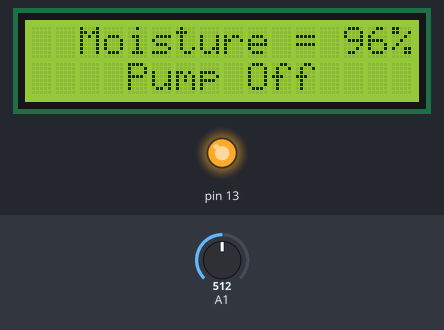
A sketch run on a simulated Arduino Uno, built with avr-gcc and run on an emulated ATmega328P. Parts: 16×2 character LCD, output pins drawn as LEDs (lit = HIGH). Inputs (shaded band) come from the test bench; at power-on: A1 = 512. What the sketch prints to the serial monitor is not drawn.

Above: at 3.2 s.
3.3 s: A1 set to 965
At 4.1 s:
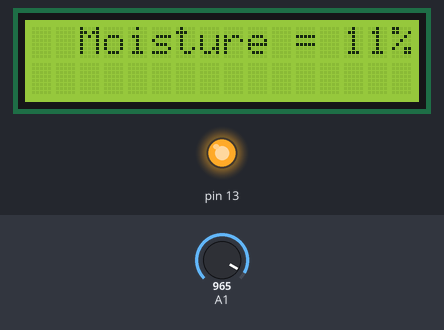
5.7 s: A1 set to 993
At 6.9 s:
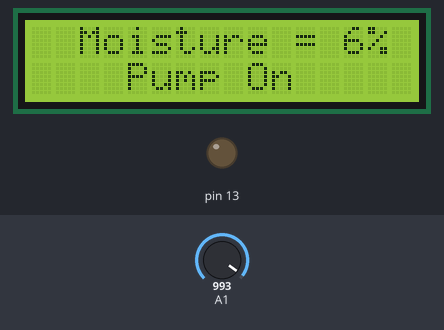
9.2 s: A1 set to 900
At 9.8 s:
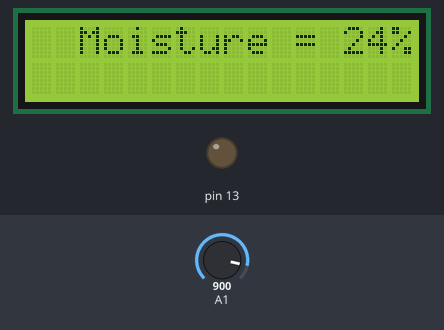
Timing chart, 0 to 12.2 s (numbered marks = the images above; inputs shaded):
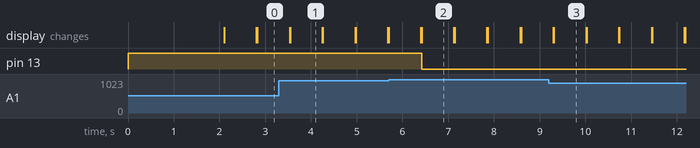

The sketch:

arduino_uno_code_prod.ino
```cpp
#include <Wire.h>
#include <LiquidCrystal_I2C.h>

int soilMoistureValue = 0;
int percentage = 0;

// Initialize the LCD with the I2C address (typically 0x27 or 0x3F)
LiquidCrystal_I2C lcd(0x27, 16, 2);

void setup()
{
  pinMode(13, OUTPUT);
  digitalWrite(13, HIGH); // Start with the pump off
  Serial.begin(9600);

  // Initialize the LCD
  lcd.init();
  lcd.backlight();
  lcd.setCursor(0, 0);
  lcd.print("Initializing...");
  delay(2000); // Wait for 2 seconds
  lcd.clear();
}

void loop()
{
  soilMoistureValue = analogRead(A1);
  percentage = map(soilMoistureValue, 490, 1023, 100, 0);

  // Display soil moisture percentage on the LCD
  lcd.setCursor(2, 0);
  lcd.print("Moisture = ");
  lcd.print(percentage);
  lcd.print("%");

  // Control the pump based on soil moisture percentage
  if (percentage < 10)
  {
    lcd.setCursor(4, 1);
    lcd.print("Pump On ");
    Serial.println("Pump On");
    digitalWrite(13, LOW); // Turn on the pump
  }
  else if (percentage > 30)
  {
    lcd.setCursor(4, 1);
    lcd.print("Pump Off");
    Serial.println("Pump Off");
    digitalWrite(13, HIGH); // Turn off the pump
  }

  delay(700);
  lcd.clear();
}
```

Measured:
- the behaviour switches between 975 and 976 on A1 (found by bisection; images 1 and 2)
- after the input at 3.3 s, the display: first differs from a run without the input after 0.25 s (image 1)
- after the input at 5.7 s, pin 13: HIGH → LOW after 0.72 s; the display: first differs from a run without the input after 0.72 s (image 2)
- after the input at 9.2 s, the display: first differs from a run without the input after 0.11 s (image 3)
- what the display in image 1 shows lasts 0.7 s, from 3.5 s to 4.2 s
